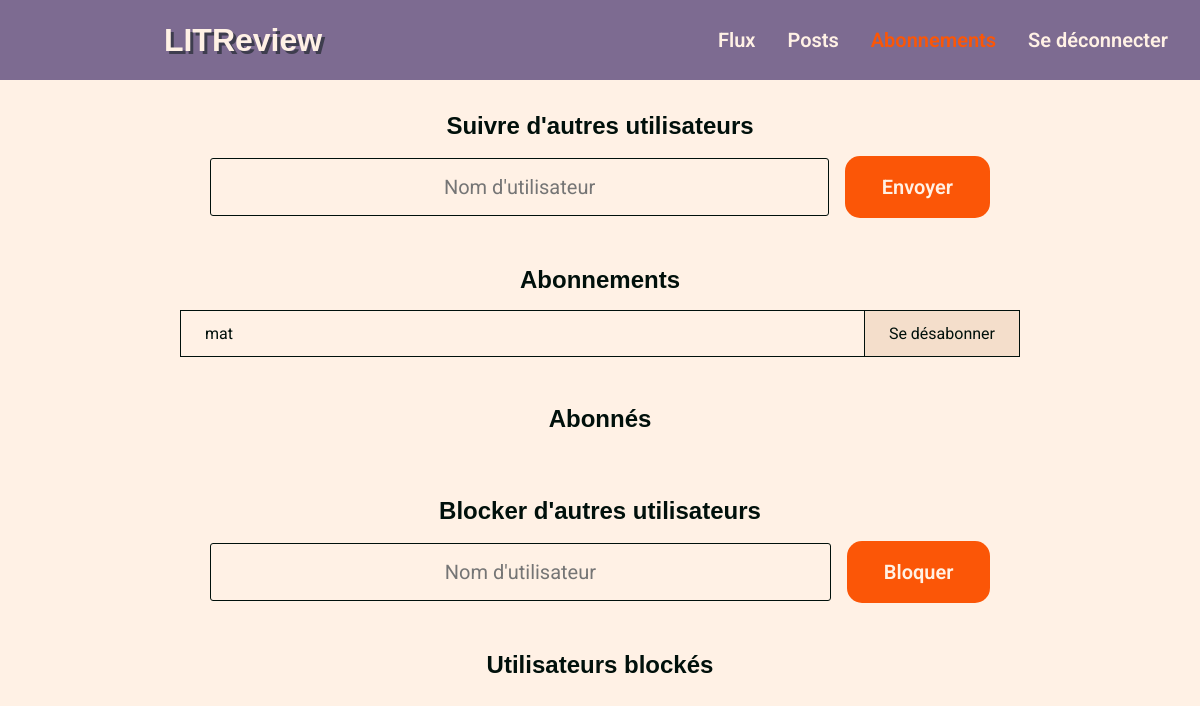
The app's page /subscription/follow/ (signed in), older data.
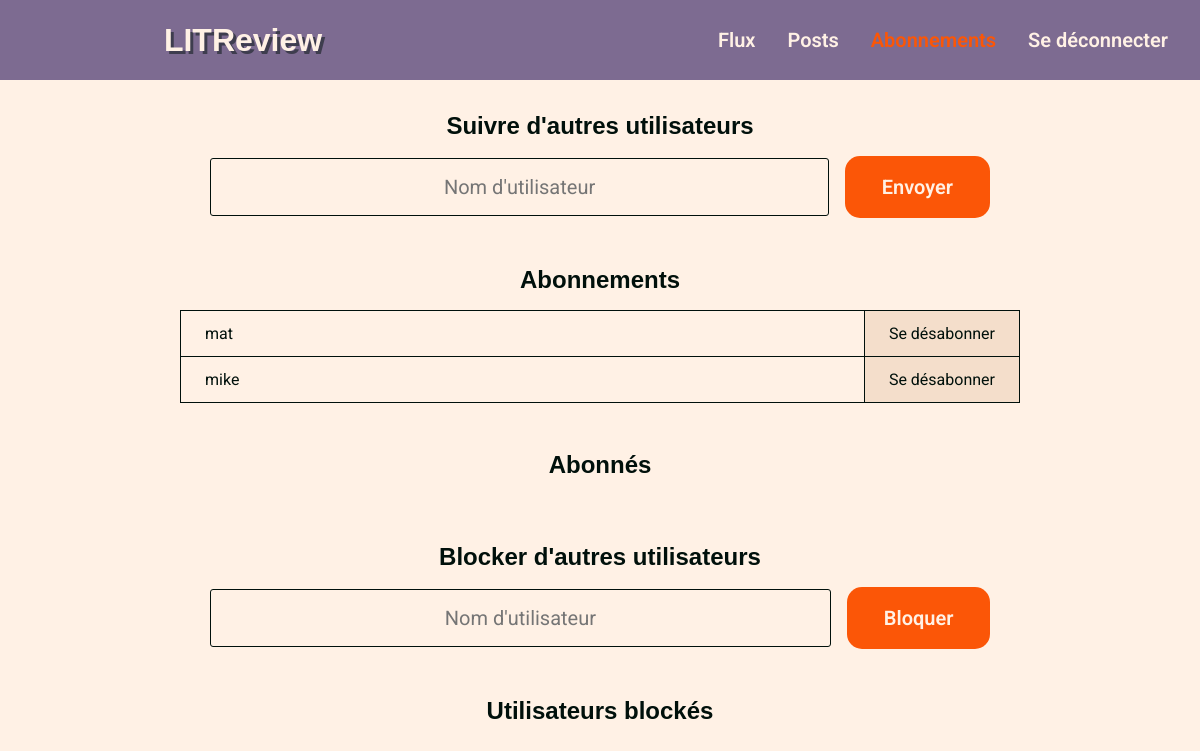
The same page, newer data.
### litrevu/models.py (models this page shows)
class UserFollows(models.Model):
    user = models.ForeignKey(to=settings.AUTH_USER_MODEL,
                             on_delete=models.CASCADE,
                             related_name='following')
    followed_user = models.ForeignKey(to=settings.AUTH_USER_MODEL,
                                      on_delete=models.CASCADE,
                                      related_name='followed_by')
    class Meta:
        unique_together = ('user', 'followed_user',)

### myauth/models.py (models this page shows)
class User(AbstractUser):
    pass

### litrevu/views.py (the view, shortened to what this page needs)
# urls.py: path('subscription/follow/', litrevu.views.FollowView.as_view(), name='follow'),
class FollowView(BaseRelationView):
    """
    View for creating a relation of follower/followed between two users
    """

### litrevu/forms.py
class UserFollowsForm(forms.Form):
    username = forms.CharField(
        max_length=128,
        label='',
        widget=forms.TextInput(attrs={'placeholder': "Nom d'utilisateur",
                                      'class': 'newRelationBlock__input'}),
    )

class UserBlocksForm(forms.Form):
    username = forms.CharField(
        max_length=128,
        label='',
        widget=forms.TextInput(attrs={'placeholder': "Nom d'utilisateur",
                                      'class': 'newRelationBlock__input'}),
    )

### litrevu/views.py (called while the page is built)
    def get(self, request):
        context = self.get_context_data(request)
        return render(request, self.template_name, context=context)

### templates/litrevu/subscription.html (shortened to what this page needs)
{% extends 'base.html' %}
{% block content %}
    <div class="subscriptionPage">
        <div class="newRelationBlock">
            <h2 class="newRelationBlock__title">Suivre d'autres utilisateurs</h2>
            <form method="POST" action="{% url 'follow' %}" class="newRelationBlock__form">
                {{ follow_form.as_p }}
                <button name="follow_submit" type="submit" role="button" class="newRelationBlock__button">Envoyer</button>
            </form>
        </div>
        <div class="relationBlock">
            <h2 class="relationBlock__title">Abonnements</h2>
            <table class="relationBlock__table">
            {% for follow in followed %}
                <tr class="relationBlock__tr">
                    <td class="relationBlock__td">
                        {{ follow.followed_user.username }}
                    </td>
                    <td class="relationBlock__td relationBlock__td--button">
                        <form method="post"
                              action="{% url 'follow_delete' follow.id %}"
                              class="relationBlock__form">
                            <button name="follow_delete_submit"
                                    role="button"
                                    type="submit"
                                    class="relationBlock__button">
                            Se désabonner
                            </button>
                        </form>
                    </td>
                </tr>
            {% endfor %}
            </table>
        </div>
        <div class="relationBlock">
            <h2 class="relationBlock__title">Abonnés</h2>
        </div>
        <div class="newRelationBlock">
            <h2 class="newRelationBlock__title">Blocker d'autres utilisateurs</h2>
            <form method="POST" action="{% url 'block' %}"  class="newRelationBlock__form">
                {{ block_form.as_p }}
                <button name="block_submit" type="submit" role="button" class="newRelationBlock__button">Bloquer</button>
            </form>
        </div>
        <div class="relationBlock">
            <h2 class="relationBlock__title">Utilisateurs blockés</h2>
        </div>
    </div>
{% endblock content %}

Row changes from the older to the newer data that the page shows:
added UserFollows: followed_user.username "mike"
